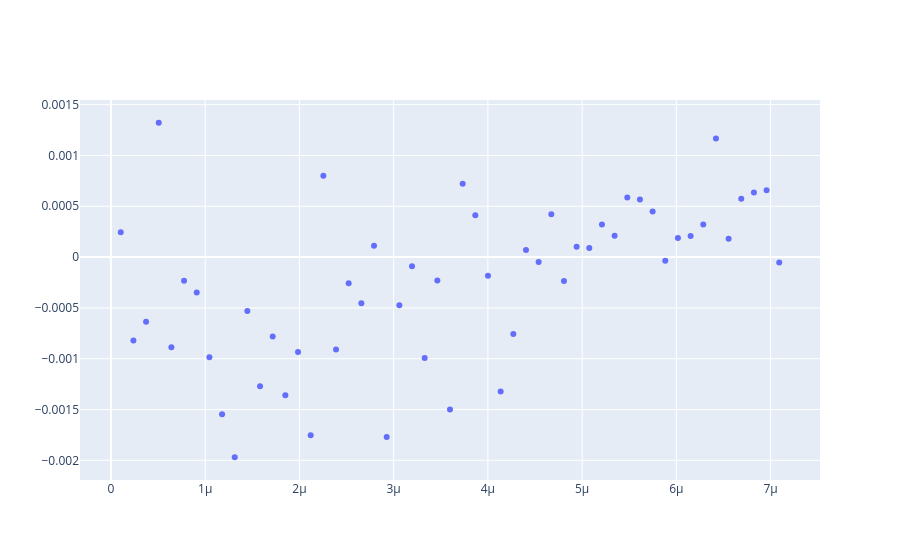

Source (notebook cell):
### Code cell
# ho provato a vedere come fossero gli errori poissoniani usando i risultati dell'interpolazione come base

res = count/len(data_refact) - y_fit

fig = go.Figure()
fig.add_trace(go.Scatter(x=x_fit, y=res, mode='markers', name='residuals'))

fig.show()
